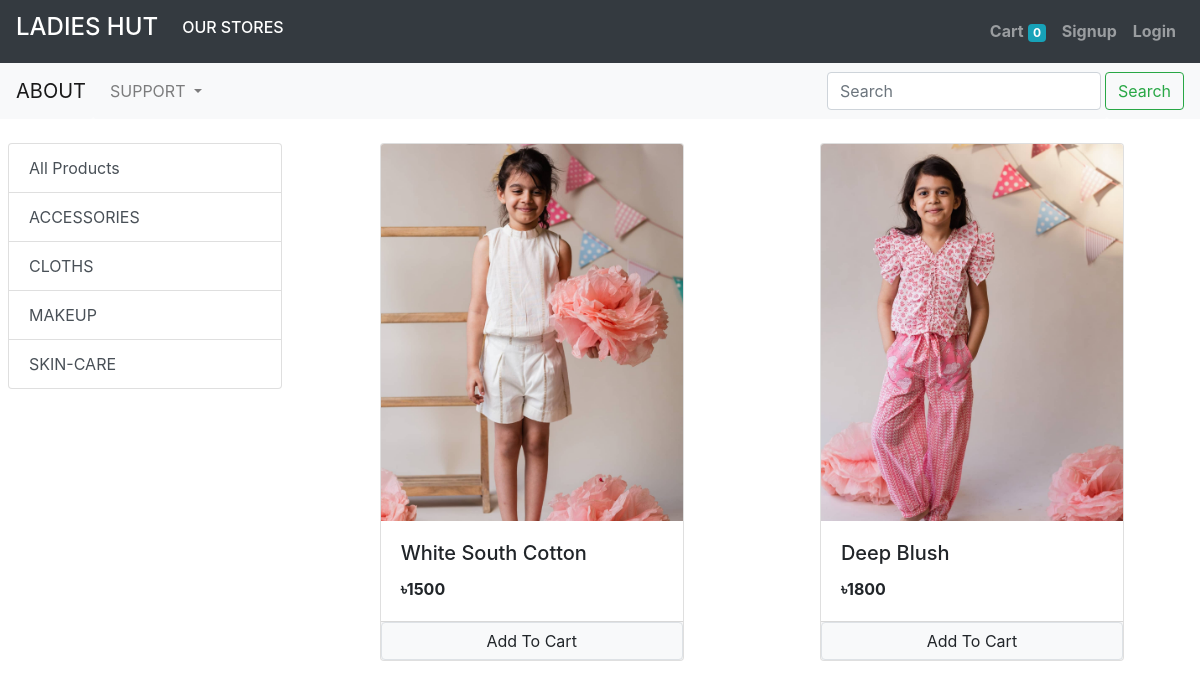
/, run on an earlier commit of the app's database.
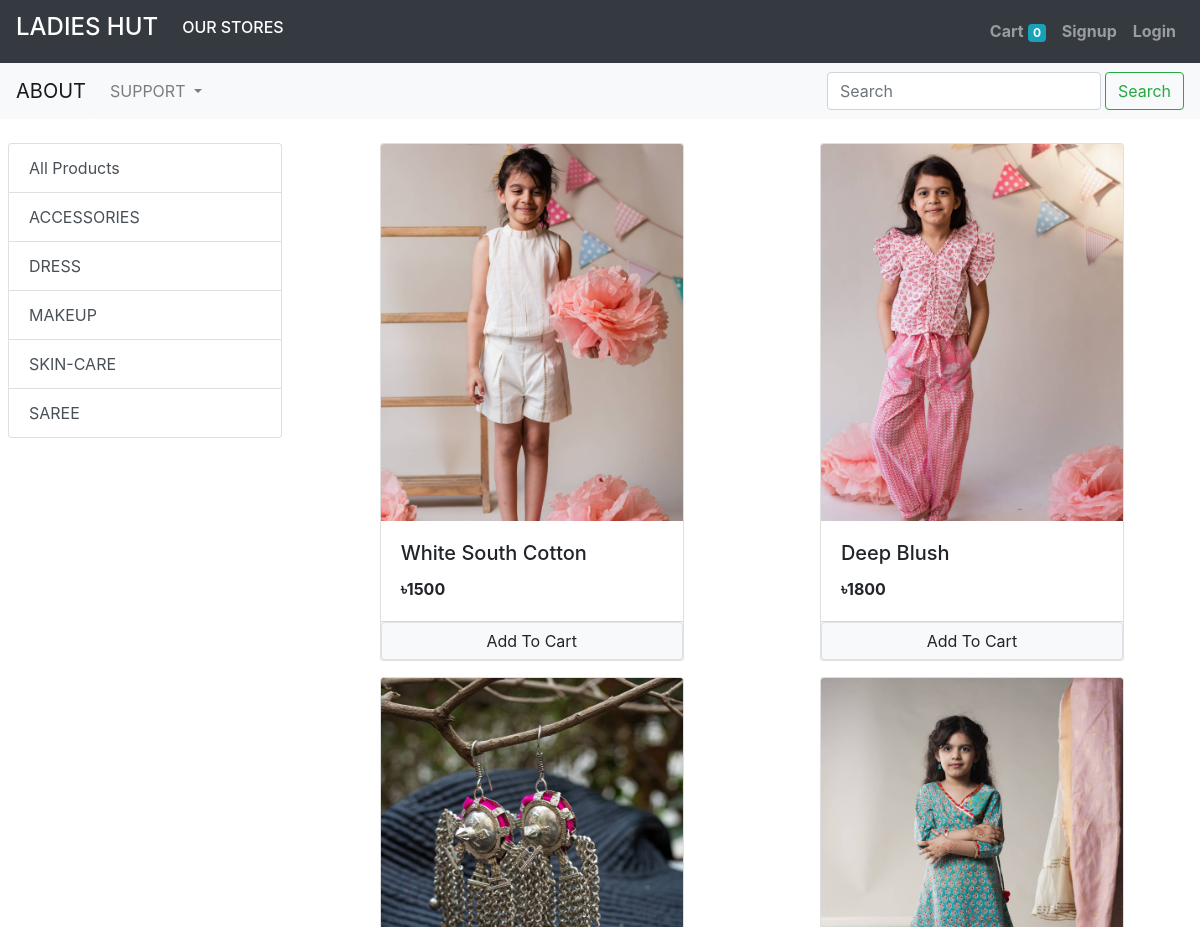
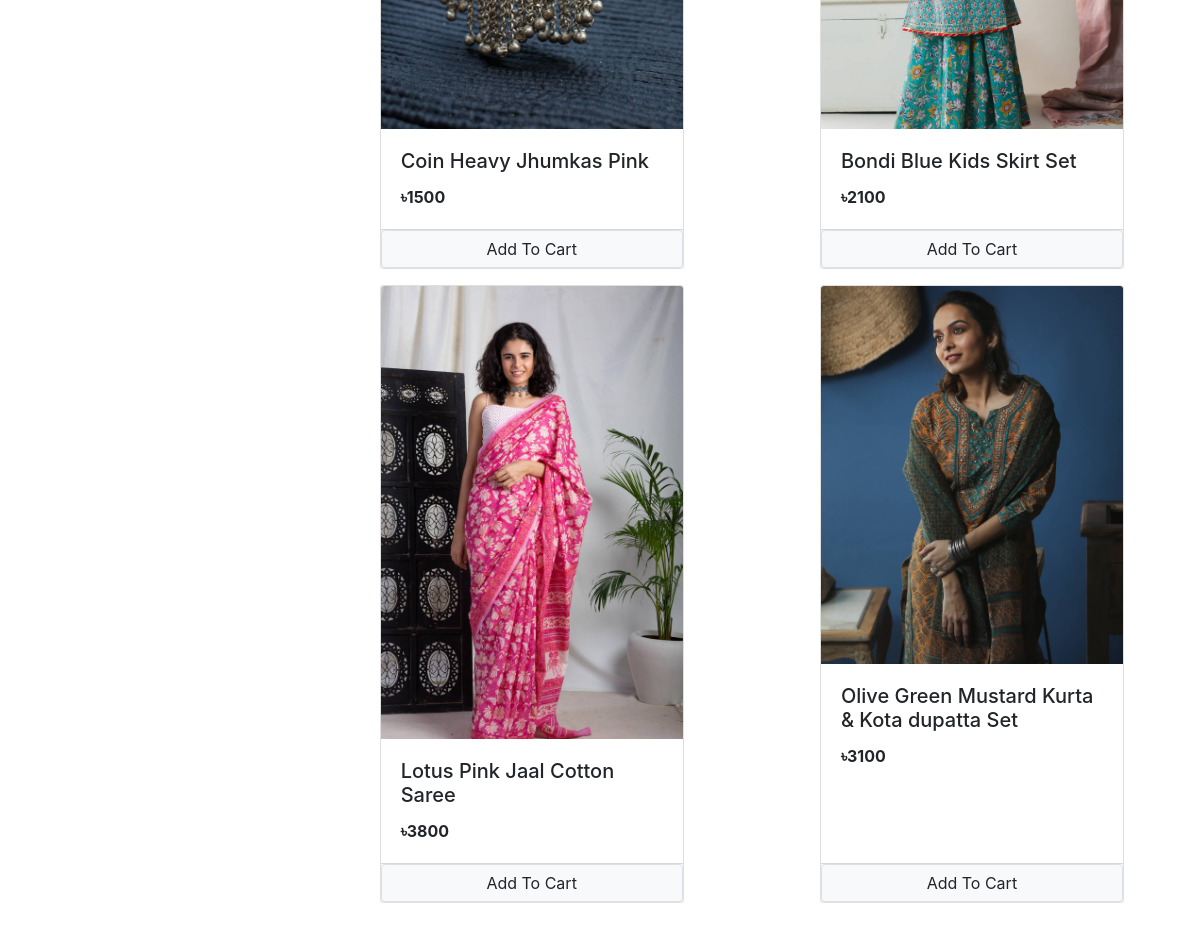
And on a later commit of the database (2 pictures, top to bottom).
### store/models/category.py (models this page shows, shortened)
class Category(models.Model):
    name = models.CharField(max_length=20)
    @staticmethod
    def get_all_categories():
        return Category.objects.all()

### store/models/products.py (models this page shows, shortened)
class Product(models.Model):
    name = models.CharField(max_length=50)
    price = models.IntegerField(default=0)
    category = models.ForeignKey(Category, on_delete=models.CASCADE, default=1)
    description = models.CharField(max_length=200, default='', null=True, blank=True)
    image = models.ImageField(upload_to='uploads/products/')
    @staticmethod
    def get_all_products():
        return Product.objects.all()

### store/views/home.py (the view, shortened to what this page needs)
# urls.py: path('',  Index.as_view(), name='homepage'),
class Index(View):
    def get(self, request):
        slide = Slider.get_all_sliders()
        prod = None
        cat = Category.get_all_categories()
        categoryID = request.GET.get('category')
        if categoryID:
            prod = Product.get_all_products_by_categoryid(categoryID)
        else:
            prod = Product.get_all_products()
        data = {}
        data['sliders'] = slide
        data['products'] = prod
        data['categories'] = cat
        print('you are :',request.session.get('email'))
        return render(request, 'index.html' , data)

### store/models/slider.py (called while the page is built)
    @staticmethod
    def get_all_sliders():
        return Slider.objects.all()

### store/templatetags/custom_filter.py (called while the page is built)
@register.filter(name='currency')
def currency(number):
    return "৳"+str(number)

### store/templates/index.html (shortened to what this page needs)
{% extends 'base.html' %}
{% block content %}
{% load cart %}
{% load custom_filter %}
<div class="mt-2">
    <div id="carouselExampleControls" class="carousel slide mx-auto" data-ride="carousel">
        <a class="carousel-control-prev" href="#carouselExampleControls" role="button" data-slide="prev">
            <span class="carousel-control-prev-icon" aria-hidden="true"></span>
        </a>
        <a class="carousel-control-next" href="#carouselExampleControls" role="button" data-slide="next">
            <span class="carousel-control-next-icon" aria-hidden="true"></span>
        </a>
    </div>
</div>
<div class="m-2 mt-3">
    <div class="row">
        <div class="col-lg-3 mx-auto">
            <div class="list-group">
                <a href="/" class="list-group-item list-group-item-action">
                    All Products
                </a>
                {% for category in categories %}
                <a href="/?category={{category.id}}" class="list-group-item list-group-item-action">
                    {{category.name}}
                </a>
                {% endfor %}
            </div>
        </div>
        <div id="products" class="col-lg-9 mx-auto">
            <div class="row mx-auto">
                {% for product in products %}
                <div class="card mx-auto mb-3" id={{product.id}} style="width: 19rem;">
                    <img src="{{product.image.url}}" class="card-img-top" alt="...">
                    <div class="card-body">
                        <h5 class="card-title">{{product.name}}</h5>
                        <p class="card-text"><b>{{product.price|currency}}</b></p>
                    </div>
                    <div class="card-footer p-0">
                        {% if product|is_in_cart:request.session.cart %}
                        <div class="row m-0 no-gutters">
                            <form action="/#{{product.id}}" class="col-2" method="POST">
                                {% csrf_token %}
                                <input hidden type="text" name='product' value='{{product.id}}'>
                                <input hidden type="text" name='remove' value='True'>
                                <input type="submit" value="-" class="btn btn-block btn-secondary">
                            </form>
                            <div class="text-center col">{{product|cart_quantity:request.session.cart}} in Cart</div>
                            <form action="/#{{product.id}}" class="col-2" method="POST">
                                {% csrf_token %}
                                <input hidden type="text" name='product' value='{{product.id}}'>
                                <input type="submit" value="+" class="btn btn-block btn-secondary">
                            </form>
                        </div>
                        {% else %}
                        <form action="/#{{product.id}}" method="POST" class="btn-block">
                            <input type="submit" class="float-right btn btn-light border form-control"
                                value="Add To Cart">
                        </form>
                        {% endif %}
                    </div>
                </div>
                {% endfor %}
            </div>
        </div>
    </div>
</div>
{% endblock %}

What changed in the data, as far as the page shows it:
changed Category: name "CLOTHS" → "DRESS"
added Category: name "SAREE"
added Product: image (picture), name "Coin Heavy Jhumkas Pink", price "৳1500"
added Product: image (picture), name "Bondi Blue Kids Skirt Set", price "৳2100"
added Product: image (picture), name "Lotus Pink Jaal Cotton Saree", price "৳3800"
added Product: image (picture), name "Olive Green Mustard Kurta & Kota dupatta Set", price "৳3100"
